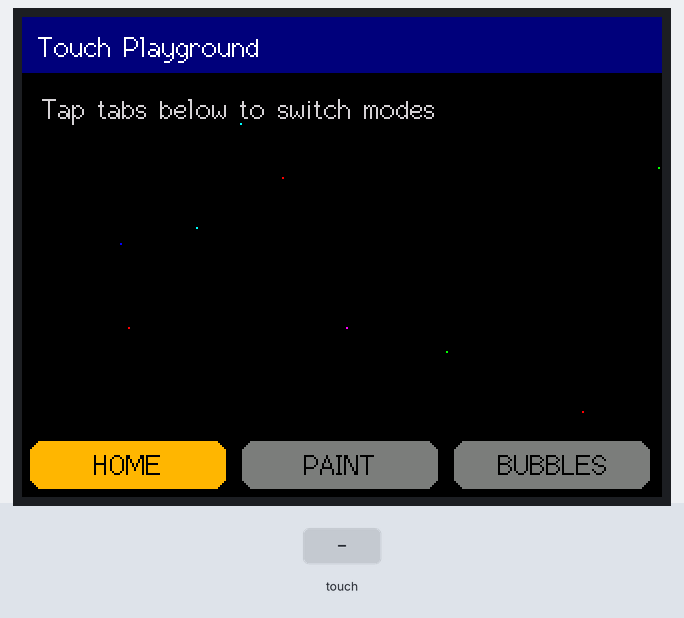
Simulated run of this sketch. Board: ESP32. On the bench: 320×240 colour display. The test bench sets the inputs (shaded band). Random numbers use the default seed unless the sketch sets one; what the sketch prints to the serial monitor is not drawn.

Above: at 1.6 s.
1.7 s: touch panel pressed at 13 % / 10 % of its raw x / y range
At 2.8 s:
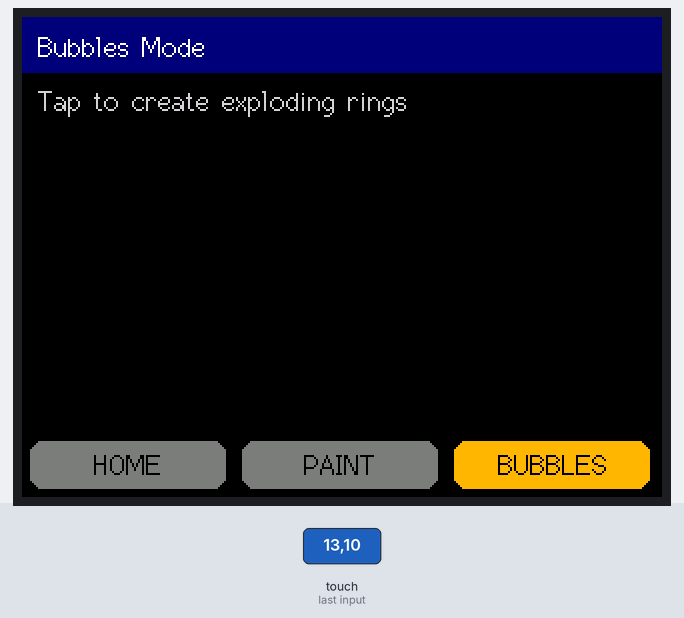
3.3 s: touch panel pressed at 38 % / 10 % of its raw x / y range
At 4.6 s:
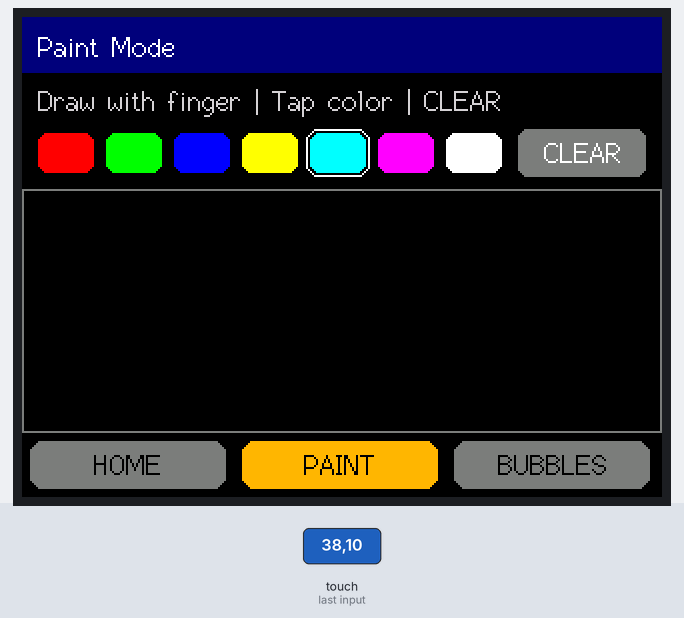
4.9 s: touch panel pressed at 13 % / 30 % of its raw x / y range
At 6.2 s:
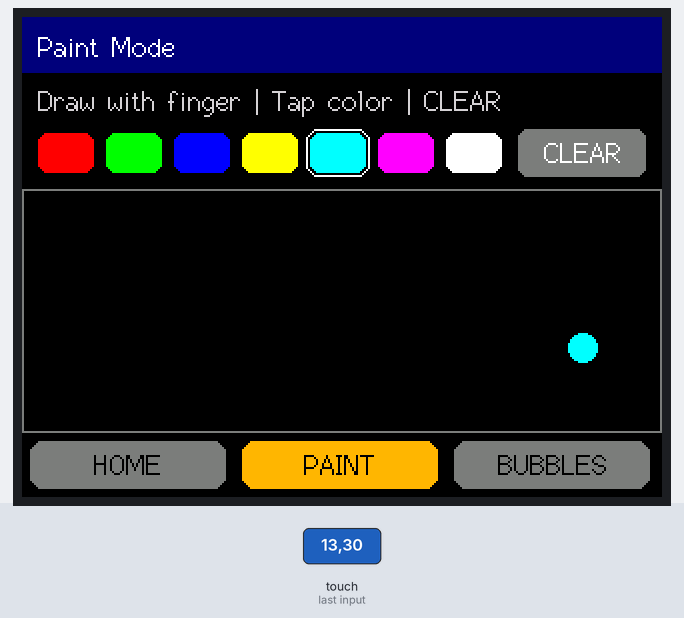
Timing chart, 0 to 7.9 s (numbered marks = the images above; inputs shaded):
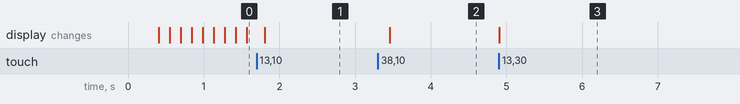

The sketch:

tft-touch-playground.ino
```cpp
#include <SPI.h>
#include <TFT_eSPI.h>
#include <XPT2046_Touchscreen.h>

// -------------------------------
// TFT + Touch wiring (ESP32)
// -------------------------------
// TFT pins come from User_Setup.h (inside this project)
// Touch controller (XPT2046) on separate SPI:
// T_IRQ -> GPIO36
// T_OUT -> GPIO39 (MISO)
// T_DIN -> GPIO32 (MOSI)
// T_CS  -> GPIO33
// T_CLK -> GPIO25

#ifndef TOUCH_IRQ_PIN
#define TOUCH_IRQ_PIN 36
#endif
#ifndef TOUCH_MISO_PIN
#define TOUCH_MISO_PIN 39
#endif
#ifndef TOUCH_MOSI_PIN
#define TOUCH_MOSI_PIN 32
#endif
#ifndef TOUCH_CLK_PIN
#define TOUCH_CLK_PIN 25
#endif
#ifndef TOUCH_CS
#define TOUCH_CS 33
#endif

// Touch calibration (adjust if your touch points are offset)
constexpr int RAW_X_MIN = 220;
constexpr int RAW_X_MAX = 3850;
constexpr int RAW_Y_MIN = 180;
constexpr int RAW_Y_MAX = 3860;

// Orientation tuning:
// If axes are swapped, set TOUCH_SWAP_XY to 1.
// If one axis is reversed, set TOUCH_INVERT_X or TOUCH_INVERT_Y to 1.
#ifndef TOUCH_SWAP_XY
#define TOUCH_SWAP_XY 0
#endif
#ifndef TOUCH_INVERT_X
#define TOUCH_INVERT_X 1
#endif
#ifndef TOUCH_INVERT_Y
#define TOUCH_INVERT_Y 1
#endif

SPIClass touchSPI(HSPI);
XPT2046_Touchscreen ts(TOUCH_CS, TOUCH_IRQ_PIN);
TFT_eSPI tft = TFT_eSPI();

enum Mode : uint8_t {
  MODE_HOME = 0,
  MODE_PAINT = 1,
  MODE_BUBBLES = 2
};

Mode mode = MODE_HOME;

uint16_t paintColor = TFT_CYAN;
bool wasPressed = false;
uint32_t lastFrameMs = 0;

struct Bubble {
  bool alive;
  float x;
  float y;
  float r;
  float dr;
  uint16_t color;
};

Bubble bubbles[18];

const uint16_t palette[] = {
  TFT_RED, TFT_GREEN, TFT_BLUE, TFT_YELLOW, TFT_CYAN, TFT_MAGENTA, TFT_WHITE
};

uint16_t randomBrightColor() {
  return palette[random(0, sizeof(palette) / sizeof(palette[0]))];
}

void drawTopBar(const char* title) {
  tft.fillRect(0, 0, tft.width(), 28, TFT_NAVY);
  tft.setTextColor(TFT_WHITE, TFT_NAVY);
  tft.setTextDatum(TL_DATUM);
  tft.drawString(title, 8, 7, 2);
}

void drawTabs() {
  const int y = tft.height() - 32;
  const int w = tft.width() / 3;
  const char* labels[3] = {"HOME", "PAINT", "BUBBLES"};

  for (int i = 0; i < 3; i++) {
    uint16_t bg = (mode == i) ? TFT_ORANGE : TFT_DARKGREY;
    tft.fillRoundRect(i * w + 4, y + 4, w - 8, 24, 6, bg);
    tft.setTextColor(TFT_BLACK, bg);
    tft.setTextDatum(MC_DATUM);
    tft.drawString(labels[i], i * w + (w / 2), y + 16, 2);
  }
}

void drawHome() {
  tft.fillScreen(TFT_BLACK);
  drawTopBar("Touch Playground");
  tft.setTextColor(TFT_LIGHTGREY, TFT_BLACK);
  tft.setTextDatum(TL_DATUM);
  tft.drawString("Tap tabs below to switch modes", 10, 38, 2);
  drawTabs();
}

void drawPaintScreen() {
  tft.fillScreen(TFT_BLACK);
  drawTopBar("Paint Mode");
  tft.setTextColor(TFT_LIGHTGREY, TFT_BLACK);
  tft.drawString("Draw with finger | Tap color | CLEAR", 8, 34, 2);

  int px = 8;
  for (uint8_t i = 0; i < sizeof(palette) / sizeof(palette[0]); i++) {
    tft.fillRoundRect(px, 58, 28, 20, 5, palette[i]);
    if (palette[i] == paintColor) {
      tft.drawRoundRect(px - 2, 56, 32, 24, 6, TFT_WHITE);
    }
    px += 34;
  }

  tft.fillRoundRect(tft.width() - 72, 56, 64, 24, 5, TFT_DARKGREY);
  tft.setTextColor(TFT_WHITE, TFT_DARKGREY);
  tft.setTextDatum(MC_DATUM);
  tft.drawString("CLEAR", tft.width() - 40, 68, 2);

  tft.drawRect(0, 86, tft.width(), tft.height() - 118, TFT_DARKGREY);
  drawTabs();
}

void drawBubblesScreen() {
  tft.fillScreen(TFT_BLACK);
  drawTopBar("Bubbles Mode");
  tft.setTextColor(TFT_LIGHTGREY, TFT_BLACK);
  tft.drawString("Tap to create exploding rings", 8, 34, 2);
  drawTabs();
  for (auto& b : bubbles) b.alive = false;
}

void switchMode(Mode next) {
  if (mode == next) return;
  mode = next;
  if (mode == MODE_HOME) drawHome();
  if (mode == MODE_PAINT) drawPaintScreen();
  if (mode == MODE_BUBBLES) drawBubblesScreen();
}

bool mapTouchToScreen(TS_Point p, int16_t& x, int16_t& y) {
  int32_t rawX = p.x;
  int32_t rawY = p.y;

  if (TOUCH_SWAP_XY) {
    int32_t tmp = rawX;
    rawX = rawY;
    rawY = tmp;
  }

  int16_t mx = TOUCH_INVERT_X
    ? map(rawX, RAW_X_MAX, RAW_X_MIN, 0, tft.width() - 1)
    : map(rawX, RAW_X_MIN, RAW_X_MAX, 0, tft.width() - 1);

  int16_t my = TOUCH_INVERT_Y
    ? map(rawY, RAW_Y_MAX, RAW_Y_MIN, 0, tft.height() - 1)
    : map(rawY, RAW_Y_MIN, RAW_Y_MAX, 0, tft.height() - 1);

  x = constrain(mx, 0, tft.width() - 1);
  y = constrain(my, 0, tft.height() - 1);
  return true;
}

void handleTabTouch(int16_t x, int16_t y) {
  if (y < tft.height() - 32) return;
  int w = tft.width() / 3;
  if (x < w) switchMode(MODE_HOME);
  else if (x < 2 * w) switchMode(MODE_PAINT);
  else switchMode(MODE_BUBBLES);
}

void handlePaintTouch(int16_t x, int16_t y, bool freshTap) {
  handleTabTouch(x, y);

  if (y >= 58 && y <= 78) {
    int px = 8;
    for (uint8_t i = 0; i < sizeof(palette) / sizeof(palette[0]); i++) {
      if (x >= px && x <= px + 28) {
        paintColor = palette[i];
        drawPaintScreen();
        return;
      }
      px += 34;
    }
  }

  if (x >= tft.width() - 72 && x <= tft.width() - 8 && y >= 56 && y <= 80) {
    tft.fillRect(1, 87, tft.width() - 2, tft.height() - 119, TFT_BLACK);
    return;
  }

  if (y > 90 && y < tft.height() - 34) {
    int r = freshTap ? 7 : 5;
    tft.fillCircle(x, y, r, paintColor);
  }
}

void spawnBubble(int16_t x, int16_t y) {
  for (auto& b : bubbles) {
    if (!b.alive) {
      b.alive = true;
      b.x = x;
      b.y = y;
      b.r = 2;
      b.dr = random(2, 5) * 0.55f;
      b.color = randomBrightColor();
      return;
    }
  }
}

void updateBubbles() {
  int top = 50;
  int bottom = tft.height() - 36;
  tft.fillRect(0, top, tft.width(), bottom - top, TFT_BLACK);

  for (auto& b : bubbles) {
    if (!b.alive) continue;
    tft.drawCircle((int)b.x, (int)b.y, (int)b.r, b.color);
    tft.drawCircle((int)b.x, (int)b.y, (int)(b.r + 1), b.color);
    b.r += b.dr;
    if (b.r > 45) b.alive = false;
  }
}

void handleBubblesTouch(int16_t x, int16_t y, bool freshTap) {
  handleTabTouch(x, y);
  if (y > 48 && y < tft.height() - 34 && freshTap) {
    for (int i = 0; i < 3; i++) spawnBubble(x + random(-10, 11), y + random(-10, 11));
  }
}

void handleHomeTouch(int16_t x, int16_t y, bool freshTap) {
  handleTabTouch(x, y);
  if (freshTap && y > 48 && y < tft.height() - 36) {
    tft.fillCircle(x, y, random(8, 18), randomBrightColor());
  }
}

void renderHomeAmbient() {
  static uint32_t lastSpark = 0;
  if (millis() - lastSpark < 120) return;
  lastSpark = millis();
  int x = random(0, tft.width());
  int y = random(48, tft.height() - 40);
  uint16_t c = palette[random(0, 6)];
  tft.drawPixel(x, y, c);
}

void setup() {
  Serial.begin(115200);
  delay(150);

  randomSeed(esp_random());

  tft.init();
  tft.setRotation(1);

  pinMode(TFT_BL, OUTPUT);
  digitalWrite(TFT_BL, TFT_BACKLIGHT_ON);

  touchSPI.begin(TOUCH_CLK_PIN, TOUCH_MISO_PIN, TOUCH_MOSI_PIN, TOUCH_CS);
  ts.begin(touchSPI);
  ts.setRotation(1);

  drawHome();
  Serial.println("Touch Playground started.");
}

void loop() {
  if (millis() - lastFrameMs > 35) {
    lastFrameMs = millis();
    if (mode == MODE_HOME) renderHomeAmbient();
    if (mode == MODE_BUBBLES) updateBubbles();
  }

  bool pressed = ts.touched();
  bool freshTap = pressed && !wasPressed;
  wasPressed = pressed;
  if (!pressed) return;

  TS_Point p = ts.getPoint();
  int16_t x = 0, y = 0;
  if (!mapTouchToScreen(p, x, y)) return;

  if (mode == MODE_HOME) handleHomeTouch(x, y, freshTap);
  if (mode == MODE_PAINT) handlePaintTouch(x, y, freshTap);
  if (mode == MODE_BUBBLES) handleBubblesTouch(x, y, freshTap);
}
```

Measured:
- after the input at 3.3 s, the display: changes after 0.16 s (image 2)
- after the input at 4.9 s, the display: changes at once (image 3)
